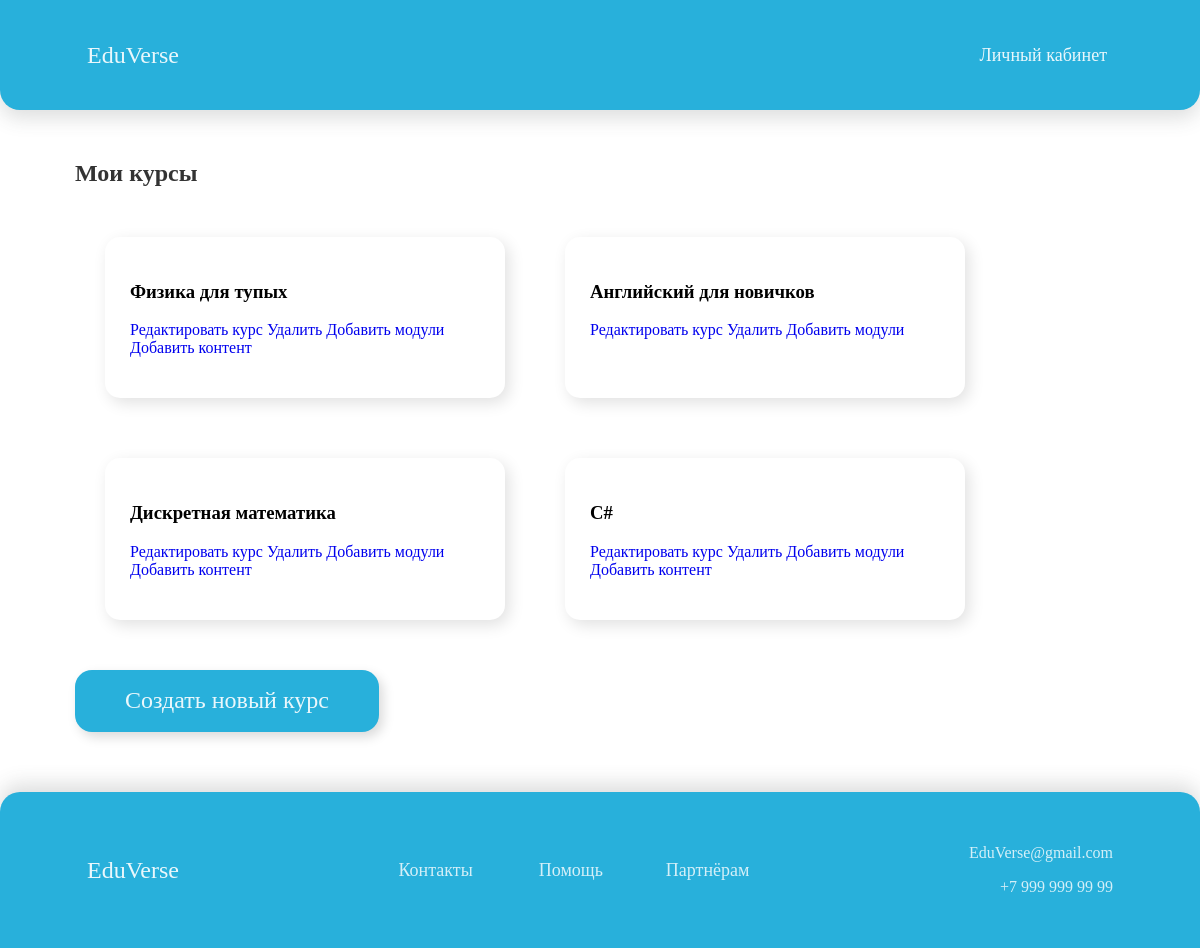
The page /course/mine/ (signed in) on the database its author committed.
### courses/models.py (models this page shows, shortened)
class Course(models.Model):
    owner = models.ForeignKey(User,
                              related_name='courses_created',
                              on_delete=models.CASCADE)
    subject = models.ForeignKey(Subject,
                                related_name='courses',
                                on_delete=models.CASCADE)
    title = models.CharField(max_length=200)
    slug = models.SlugField(max_length=200, unique=True)
    overview = models.TextField()
    created = models.DateTimeField(auto_now_add=True)
    students = models.ManyToManyField(User,
                                      related_name='courses_joined',
                                      blank=True)
    class Meta:
        ordering = ['-created']

### courses/views.py (the view)
class ManageCourseListView(OwnerCourseMixin, ListView):
    template_name = 'courses/manage/course/list.html'
    permission_required = 'courses.view_course'

### courses/views.py (called while the page is built)
    def get_queryset(self):
        qs = super().get_queryset()
        return qs.filter(owner=self.request.user)

### courses/templates/courses/manage/course/list.html (shortened to what this page needs)
{% extends "base.html" %}
{% block content %}
<div class="main_courses_div">
  <h2 style="color: rgba(0,0,0,0.8);">Мои курсы</h2>
<div class="all_courses">
    {% for course in object_list %}
      <div class="course">
      <div class="course-info">
        <h3>{{ course.title }}</h3>
         <p>
           <a href='{% url "course:course_edit" course.id %}'>Редактировать курс </a>
           <a href='{% url "course:course_delete" course.id %}'>Удалить</a>
           <a href='{% url "course:course_module_update" course.id %}'>Добавить модули</a>
           {% if course.modules.count > 0 %}
            <a href='{% url "course:module_content_list" course.modules.first.id %}'>Добавить контент</a>
{% endif %}
         </p>
      </div>
      </div>
    {% empty %}
      <p>Вы не создали ни одного курса</p>
    {% endfor %}
     <button style="margin-top: 20px;" class="standart_btn"> <a style="
    color: rgba(255, 255, 255, 0.90);
font-family: Gilroy;
font-size: 24px;
font-style: normal;
font-weight: 500;
line-height: normal;
" href='{% url "course:course_create" %}' class="button">Создать новый курс</a></button>
    </div>
</div>
{% endblock %}

### courses/static/base.css (style rules this page uses)
html { height: 100%; overflow-x: hidden; }
body { height: 100%; margin: 0; font-family: Gilroy-Medium; font-weight: 500; }
a { text-decoration: none; }
.main_courses_div { margin-top: 50px; margin-left: 75px; }
.all_courses { flex: 2 1 auto; flex-wrap: wrap; flex-flow: row wrap; display:flex; max-width: 100%; margin-bottom: 60px; }
.course { border-radius: 15px; background: #FFF; box-shadow: 4px 5px 16px 0px rgba(0, 0, 0, 0.12); padding: 25px; display: block; margin: 30px; width: 350px; }
.standart_btn { border: 0; border-radius: 17px; background: #28B0DB; height: 62px; box-shadow: 4px 5px 12px 0px rgba(0, 0, 0, 0.15); color: rgba(255, 255, 255, 0.90); font-family: Gilroy; font-size: 24px; font-style: normal; font-weight: 500; line-height: normal; display: inline-flex; padding: 17px 50px; justify-content: center; align-items: center; gap: 10px; transition: all 0.3s ease 0s; }

### rows shown on the page
Course: title "Физика для тупых", shows "Добавить контент"
Course: title "Английский для новичков"
Course: title "Дискретная математика", shows "Добавить контент"
Course: title "C#", shows "Добавить контент"
